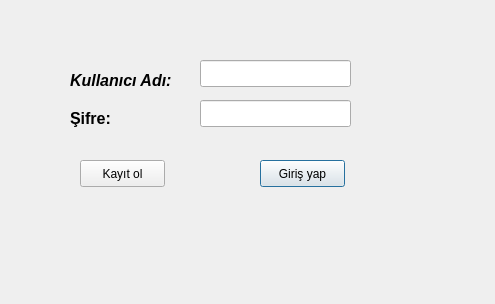
<?xml version="1.0" encoding="UTF-8"?>
<ui version="4.0">
 <class>Dialog</class>
 <widget class="QDialog" name="Dialog">
  <property name="geometry">
   <rect>
    <x>0</x>
    <y>0</y>
    <width>495</width>
    <height>304</height>
   </rect>
  </property>
  <property name="windowTitle">
   <string>YEK otomasyon V 0.1</string>
  </property>
  <widget class="QLabel" name="label">
   <property name="geometry">
    <rect>
     <x>70</x>
     <y>70</y>
     <width>121</width>
     <height>20</height>
    </rect>
   </property>
   <property name="font">
    <font>
     <pointsize>12</pointsize>
     <weight>75</weight>
     <italic>true</italic>
     <bold>true</bold>
    </font>
   </property>
   <property name="text">
    <string>Kullanıcı Adı:</string>
   </property>
  </widget>
  <widget class="QLabel" name="label_2">
   <property name="geometry">
    <rect>
     <x>70</x>
     <y>110</y>
     <width>56</width>
     <height>17</height>
    </rect>
   </property>
   <property name="font">
    <font>
     <pointsize>12</pointsize>
     <weight>75</weight>
     <italic>false</italic>
     <bold>true</bold>
    </font>
   </property>
   <property name="text">
    <string>Şifre:</string>
   </property>
  </widget>
  <widget class="QLineEdit" name="lineEdit">
   <property name="geometry">
    <rect>
     <x>200</x>
     <y>60</y>
     <width>151</width>
     <height>27</height>
    </rect>
   </property>
  </widget>
  <widget class="QLineEdit" name="lineEdit_2">
   <property name="geometry">
    <rect>
     <x>200</x>
     <y>100</y>
     <width>151</width>
     <height>27</height>
    </rect>
   </property>
  </widget>
  <widget class="QPushButton" name="pushButton">
   <property name="geometry">
    <rect>
     <x>260</x>
     <y>160</y>
     <width>85</width>
     <height>27</height>
    </rect>
   </property>
   <property name="text">
    <string>Giriş yap</string>
   </property>
  </widget>
  <widget class="QPushButton" name="pushButton_2">
   <property name="geometry">
    <rect>
     <x>80</x>
     <y>160</y>
     <width>85</width>
     <height>27</height>
    </rect>
   </property>
   <property name="text">
    <string>Kayıt ol</string>
   </property>
  </widget>
 </widget>
 <resources/>
 <connections>
  <connection>
   <sender>pushButton</sender>
   <signal>clicked()</signal>
   <receiver>Dialog</receiver>
   <slot>girisYap()</slot>
   <hints>
    <hint type="sourcelabel">
     <x>296</x>
     <y>179</y>
    </hint>
    <hint type="destinationlabel">
     <x>407</x>
     <y>188</y>
    </hint>
   </hints>
  </connection>
  <connection>
   <sender>pushButton_2</sender>
   <signal>clicked()</signal>
   <receiver>Dialog</receiver>
   <slot>kayıtOl()</slot>
   <hints>
    <hint type="sourcelabel">
     <x>116</x>
     <y>168</y>
    </hint>
    <hint type="destinationlabel">
     <x>161</x>
     <y>250</y>
    </hint>
   </hints>
  </connection>
 </connections>
 <slots>
  <slot>girisYap()</slot>
  <slot>kayıtOl()</slot>
 </slots>
</ui>
